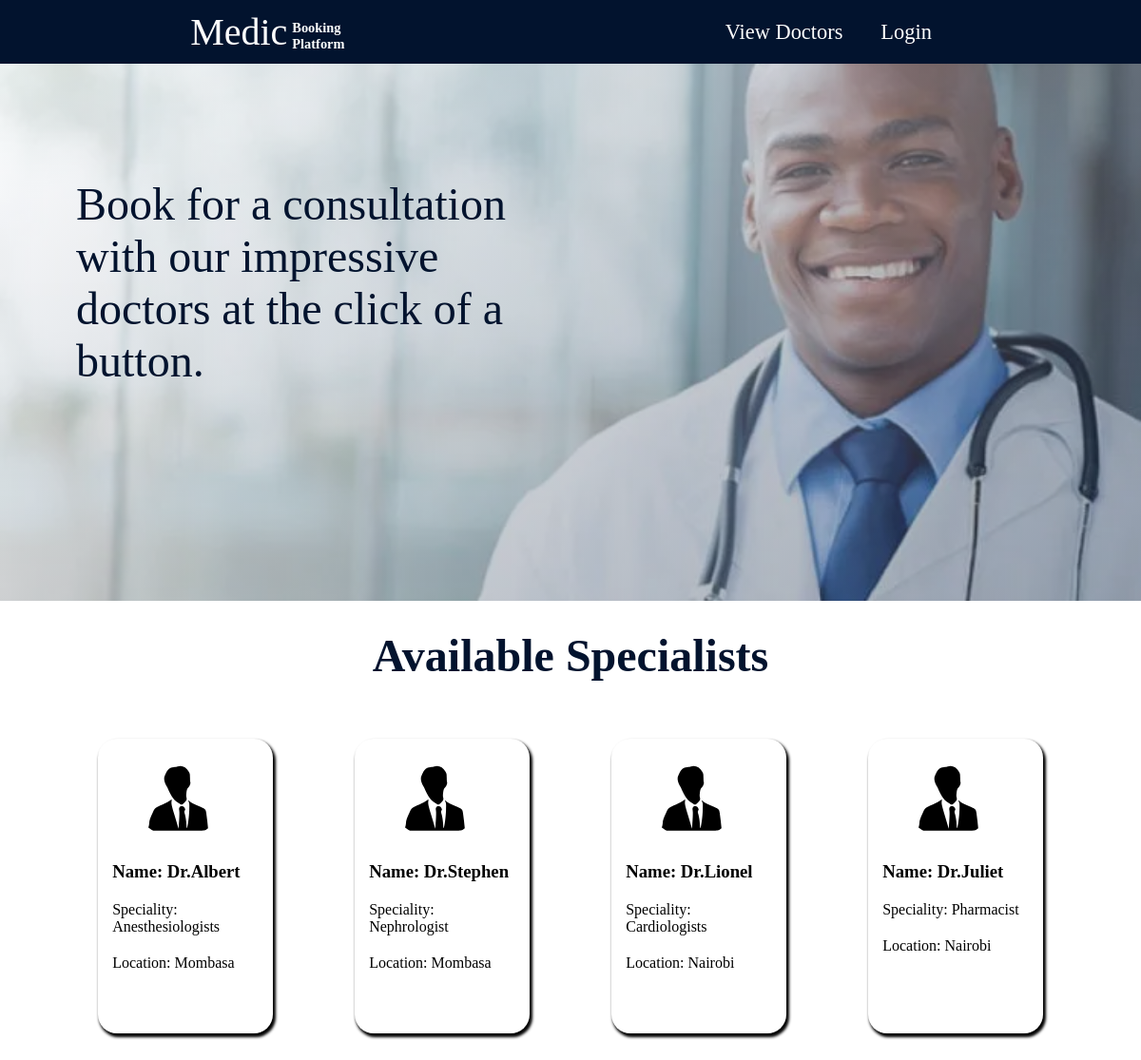
Before: / with the older database file.
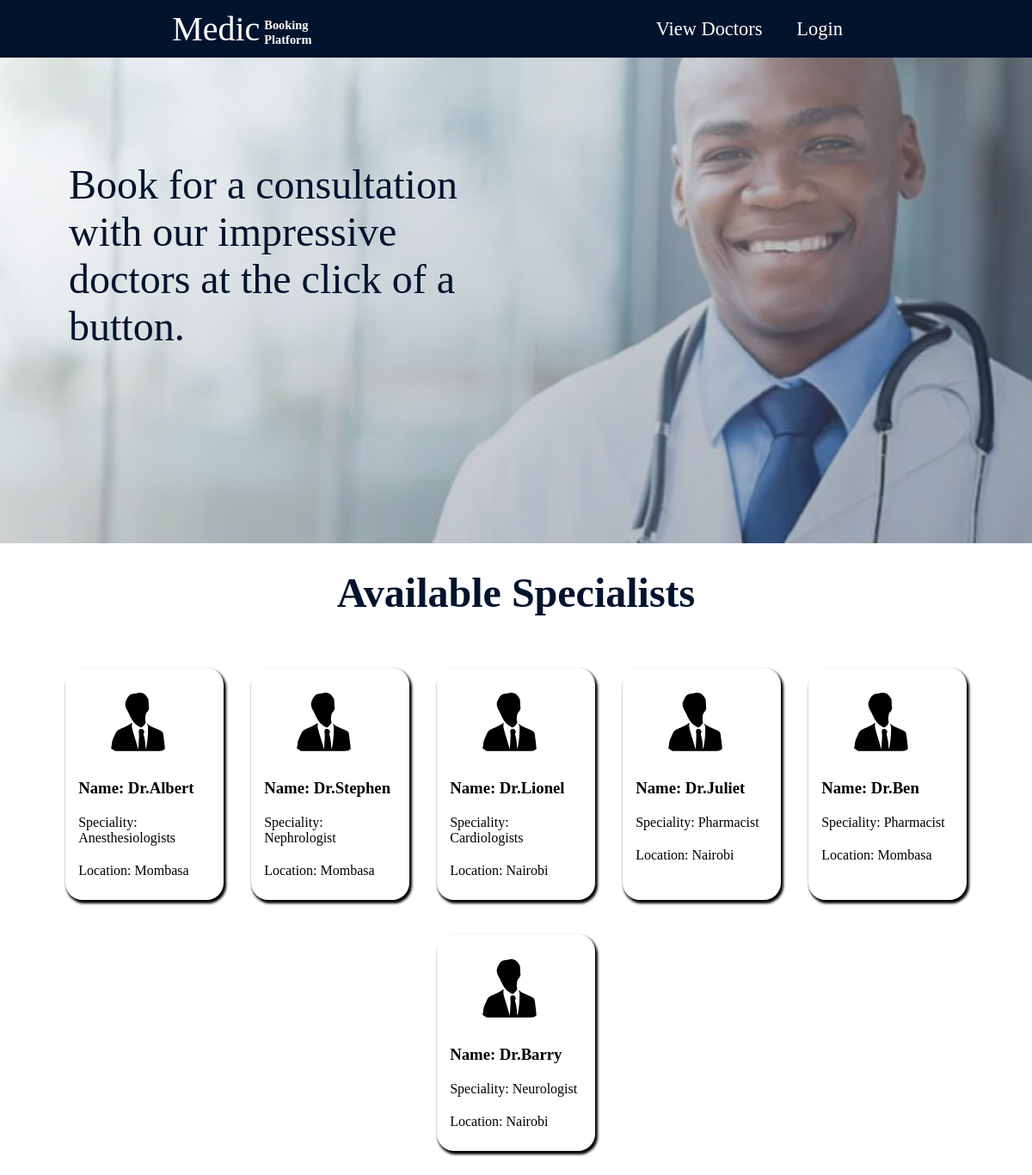
After: the same page with the newer database file.
### main/models.py (models this page shows, shortened)
class Doctor(models.Model):
    GENDER_CHOICES = (
        ('M', 'Male'),
        ('F', 'Female'),
    )
    SPECIALITIES = [
        ('Dermatologists', 'Dermatologists'),
        ('Cardiologists', 'Cardiologists'),
        ('Gastroenterologist', 'Gastroenterologist'),
        ('Physiotherapist', 'Physiotherapist'),
        ('Pharmacist', 'Pharmacist'),
        ('Orthopaedist', 'Orthopaedist'),
        ('Nephrologist', 'Nephrologist'),
        ('Neurologist', 'Neurologist'),
        ('Rectal Surgeons', 'Rectal Surgeons'),
        ('Anesthesiologists', 'Anesthesiologists'),
        ('Allergists/Immunologists', 'Allergists/Immunologists'),
        ('Emergency Medicine Specialists', 'Emergency Medicine Specialists'),
    ]
    COUNTIES = (
        ('Mombasa', 'Mombasa'),
        ('Nairobi', 'Nairobi')
    )
    user = models.OneToOneField(User, null=False, blank=True, on_delete=models.CASCADE)
    gender = models.CharField(choices=GENDER_CHOICES, null=True, max_length=128)
    mobile_number = models.CharField(max_length=10, null=True)
    specialities = models.CharField(max_length=255, choices=SPECIALITIES, null=True, blank=True)
    county = models.CharField(max_length=255, choices=COUNTIES, null=True)
    is_verified = models.BooleanField(default=False)
    def __str__(self):
        return self.user.first_name

### main/views.py (the view)
# urls.py: 2. Add a URL to urlpatterns:  path('', views.home, name='home')
def home(request):
    doctors = Doctor.objects.all()
    print(doctors)
    return render(request, 'main/home.html', {'doctors': doctors})

### main/templates/main/home.html (shortened to what this page needs)
{% load static %}
<!DOCTYPE html>
<html lang="en">
<head>
    <link rel="stylesheet" href="{% static 'main/css/home.css' %}">
</head>
<body>
    <header style="align-items: center; color: #00F2FE;">
        <a href="{% url 'signup'%}">
            <div class="name">
                <h1> Medic</h1>
                <h2> Booking </br> Platform</h2>
            </div>
        </a>
        <div class="logged-in-user" style="color: white; display: flex; ">
            <a href="#doctors" style="margin: 0 20px; cursor: pointer;">View Doctors</a>
            <a href="{% url 'signup' %}" style="margin: 0 20px; cursor: pointer;">Login</a>
        </div>
</header>
<main>
    <div class="intro">
        <div class="description">
            <p>Book for a consultation with our impressive doctors at the click of a button. </p>
        </div>
    </div>
    <div id="doctors">
        <div class="heading">
            <h2>Available Specialists</h2>
        </div>
        <div class="doctor-list">
            {%  for doctor in doctors %}
            <div class="doctor">
                <div>
                    <img src="{% static 'main/images/profile.svg' %}" alt="">
                </div>
                <div>
                    <h3>Name: Dr.{{doctor.user}}</h3>
                    <p>Speciality: {{doctor.specialities}}</p>
                    <p>Location: {{doctor.county}}</p>
                </div>
            </div>
            {%  endfor %}
        </div>
    </div>
</main>
</body>
</html>

### main/static/main/css/home.css (style rules this page uses)
* { margin: 0; padding: 0; box-sizing: border-box; }
a { text-decoration: none; color: white; }
header { width: 100%; display: flex; background: #02132e; justify-content: space-around; height: max-content; padding: 10px; }
.name h1 { color: white; font-family: 'Lobster', cursive; font-size: 2.5rem; font-weight: 100; }
.name { display: flex; }
.name h2 { font-size: .9rem; margin-top: 11px; margin-left: 5px; color: white; }
img { height: 400px; border-radius: 30px; }
.intro { background: linear-gradient(135deg, #ffffffb0, #02132e62),url('../images/home.jpg') no-repeat right center; background-size: cover; height: 565px; width: 100%; padding: 20px; }
.description { margin: 100px 0; color: #02132e; }
.description p { font-size: 3rem; width: 40%; margin: 20px 60px; font-family:Cambria, Cochin, Georgia, Times, 'Times New Roman', serif; }
.logged-in-user { font-size: 1.4rem; }
#doctors { display: flex; flex-direction: column; flex-wrap: wrap ; margin: 10px; }
.heading { justify-self: center; margin: 20px auto; color: #02132e; font-size: 2rem; }
.doctor { background-color: white; width: 17%; padding: 5px; border-radius: 20px; margin: 20px 0; box-shadow: 2px 3px 3px 1px #000000; }
.doctor-list { margin: 20px 50px; display: flex; justify-content: space-around; flex-wrap: wrap; }
.doctor h3, p { margin: 20px 10px; }
.doctor img { width: 100px; color: #02132e; height: 100px; border-radius: 50%; text-align: center; margin: 0 30px; }

Changed rows visible on the page:
added Doctor: user "Ben", specialities "Pharmacist", county "Mombasa"
added Doctor: user "Barry", specialities "Neurologist", county "Nairobi"
